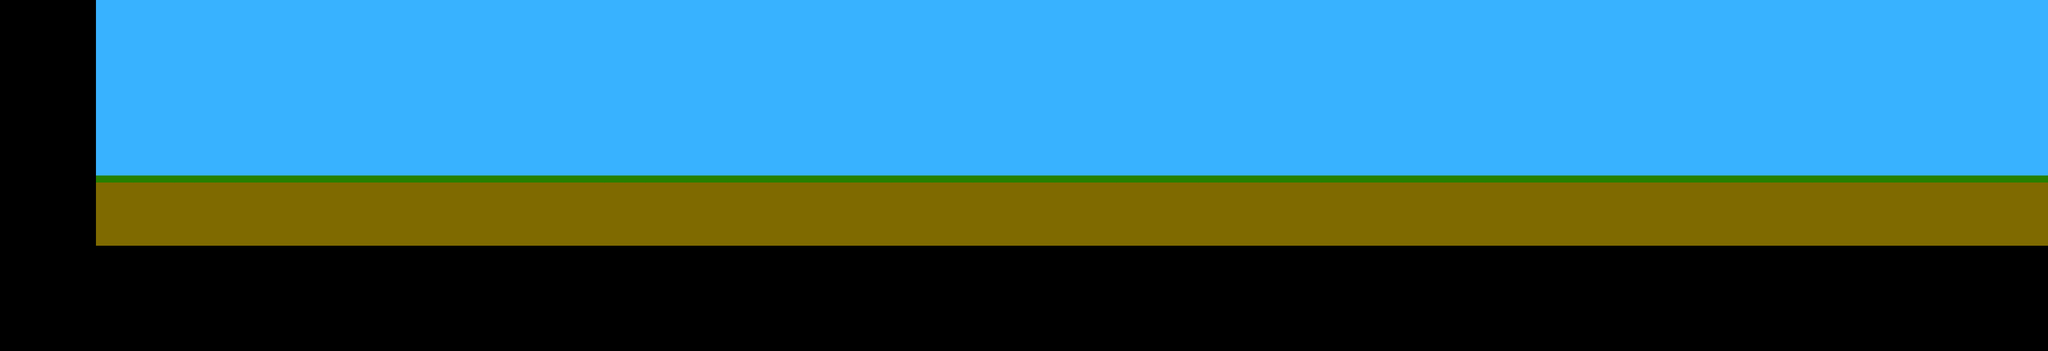

A 2D game scene composited from a Tiled map and its tileset images. What follows is a short description and the map's XML, with each tile layer's data collapsed to a summary:
An orthogonal 100x20 tile map with 35x30 px tiles, 2 tile layers (Background, Ground).

<map version="1.0" orientation="orthogonal" renderorder="right-down" width="100" height="20" tilewidth="35" tileheight="30" nextobjectid="1">
 <tileset firstgid="1" name="Tileset" tilewidth="35" tileheight="30" tilecount="6" columns="3">
  <image source="../LevelEditor/Tileset.png" width="105" height="60" />
  <terraintypes>
   <terrain name="Sky" tile="-1" />
   <terrain name="Ground" tile="-1" />
   <terrain name="Dirt" tile="-1" />
  </terraintypes>
  <tile id="0" terrain="0,0,0,0" />
  <tile id="1" terrain=",,1,1" />
  <tile id="2" terrain="2,2,2,2" />
 </tileset>
 <layer name="Background" width="100" height="20" offsetx="164" offsety="-180">
  <data>[2000 cells, 2000 non-empty, 1 distinct tile ids]</data>
 </layer>
 <layer name="Ground" width="100" height="20" offsetx="164" offsety="-180">
  <data>[2000 cells, 400 non-empty, 2 distinct tile ids]</data>
 </layer>
</map>
